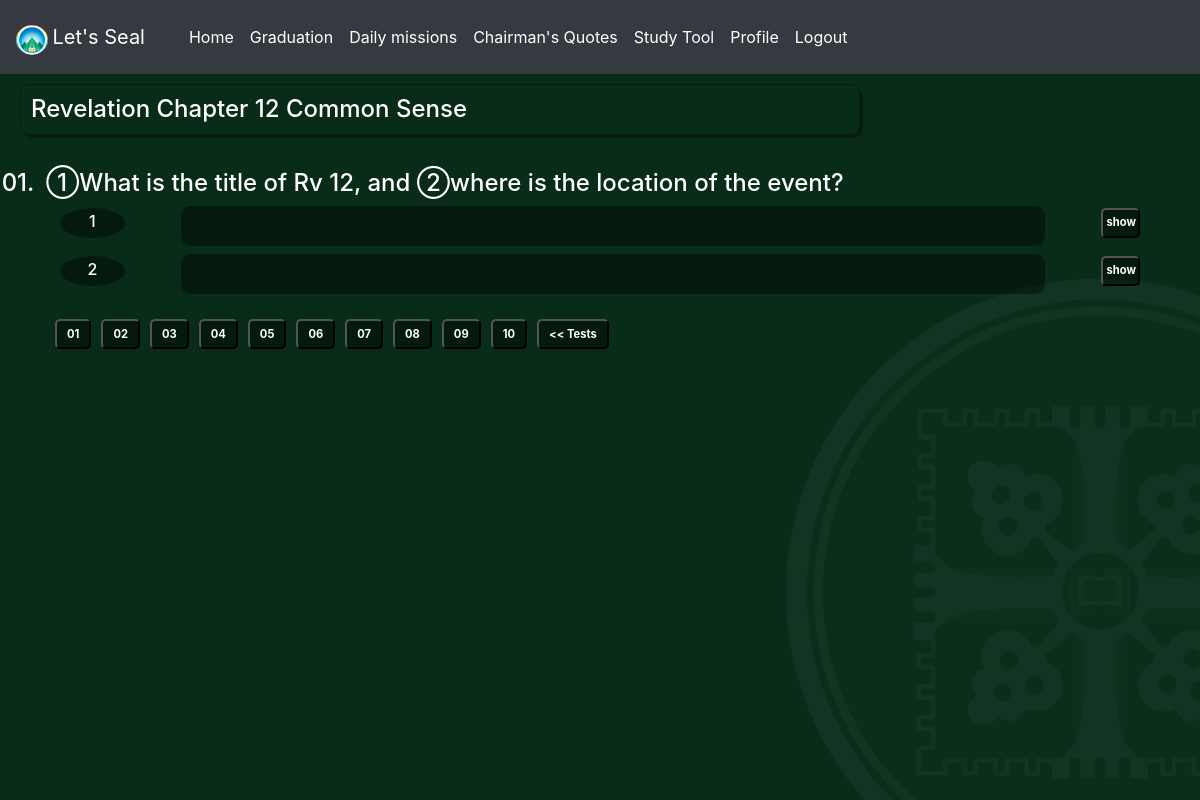
Page /core/test-2/qtn-3/answer/ on the committed database.
### core/models.py (models this page shows, shortened)
class Test(models.Model):
    number = models.CharField(max_length=3)
    title = models.CharField(max_length=255)

class Question(models.Model):
    test = models.ForeignKey(Test, on_delete=models.CASCADE, related_name='questions')
    number = models.CharField(max_length=2)
    qtn = models.TextField()

class Answer(models.Model):
    question = models.ForeignKey(Question, on_delete=models.CASCADE, related_name='answers')
    number = models.CharField(max_length=2)
    ans = models.CharField(max_length=255)

### core/views.py (the view)
# urls.py: path('test-<int:test_id>/qtn-<int:pk>/answer/', views.answers, name='answers'),
def answers(request, test_id, pk):
    test = Test.objects.get(id=test_id)
    qtns = test.questions.all()
    qtn = qtns.get(id=pk)
    anss = qtn.answers.all()
    return render(request, 'core/answer.html', {'anss': anss, 'qtns': qtns, 'qtn': qtn,
                                                'test': test})

### core/templates/core/answer.html (shortened to what this page needs)
{% extends 'core/index.html' %}
{% block content %}
    <h4 class="qtn_test">{{test.title}}</h4>
    <br>
    <div class="qtn_div">
        <div class="qtn_content">
            <h4 class="number">{{ qtn.number }}.  </h4>
            <br>
            <h4 class="qtn" style="margin-left: 10px;">{{ qtn.qtn }}
            </h4>
        </div>
        {% for ans in anss %}
        <div class="answers">
            <h4 class="ans_no">{{ ans.number }}</h4>
            <div class="ans_div">
            </div>
            <button class="btn_show" id="{{ans.number}}" onclick="show('{{ans.id}}')">show</button>
        </div>
        {% endfor %}
        <div class="container d-flex justify-evenly" style="margin-top: 20px; flex-wrap: wrap;">
            {% for qtn in qtns %}
                <a href="{% url 'answers' test.id qtn.id %}"><button
                        style="padding: 5px 10px 5px 10px; margin-left: 10px; margin-top: 5px;" class="btn_show">{{qtn.number}}</button></a>
            {% endfor %}
            <a href="{% url 'tests' %}"><button
                        style="padding: 5px 10px 5px 10px; margin-left: 10px; margin-top: 5px;" class="btn_show"><< Tests</button></a>
        </div>
    </div>
{% endblock %}

### core/static/css/sealing.css (style rules this page uses)
* { padding: 0; margin: 0; box-sizing: border-box; }

### core/static/css/memorize.css (style rules this page uses)
.qtn_content { display: flex; flex-direction: row; }
.qtn_div { margin: 0 auto; }
.number { width: 3%; margin: 0px; padding-bottom: 8px; text-align: center; }
.btn_show { padding-right: 8px; padding-left: 8px; }
.answers { display: flex; flex-direction: row; margin-top: 1.5rem; height: 5%; width: 90%; margin: 0 auto; }
.answers + .answers { margin-top: .5rem; }
.ans_no { text-align: center; border-radius: 50%; background: rgba(0,0,0,.4); color: white; height: 30px; padding-top: 4px; margin-top: 2px; font-size: 1rem; width: 6%; }
.ans_div { margin: 0 auto; padding-left: 1rem; background: rgba(0,0,0,.4); font-weight: bolder; border-radius: 10px; padding: .5rem; color: cyan; width: 80%; }
.qtn_test { border: 1px solid rgba(0,0,0,.3); box-shadow: 3px 3px rgba(0,0,0,.3); padding: 10px; border-radius: 10px; margin: 0 auto; margin-left: 20px; margin-bottom: 10px; margin-top: 10px; width: 70%; }

### core/templates/core/index.html (style rules this page uses)
.btn_show { background: rgba(0,0,0,.4); height: 30px; border-radius: 5px; padding-left: 4px; padding-left: 4px; margin-top: 2px; padding-right: 2px; font-size: .7rem; font-weight: bolder; text-align: center; color: white; }

### rows in the picture
Test: title "Revelation Chapter 12 Common Sense"
Question: number "01", qtn "①What is the title of Rv 12, and ②where is the location of the event?"
Answer: number "1"
Answer: number "2"
Question: number "02"
Question: number "03"
Question: number "04"
Question: number "05"
Question: number "06"
Question: number "07"
Question: number "08"
Question: number "09"
Question: number "10"
